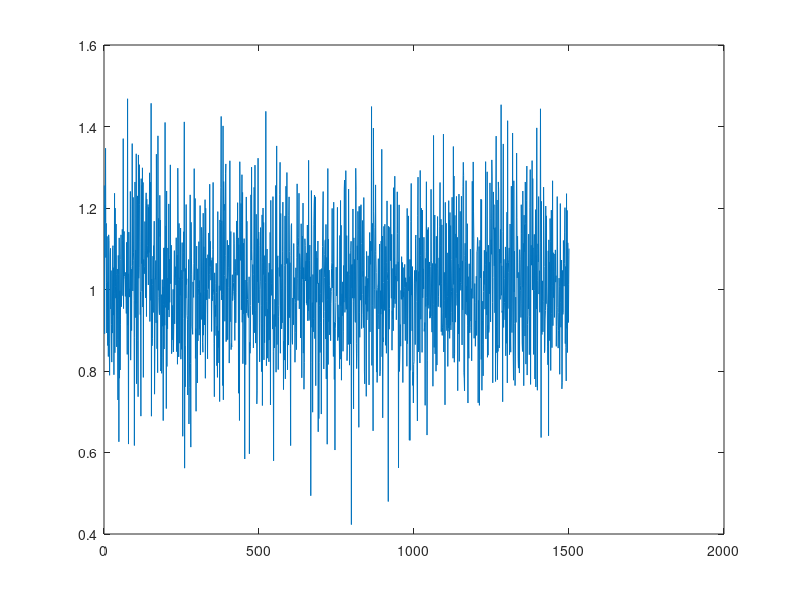
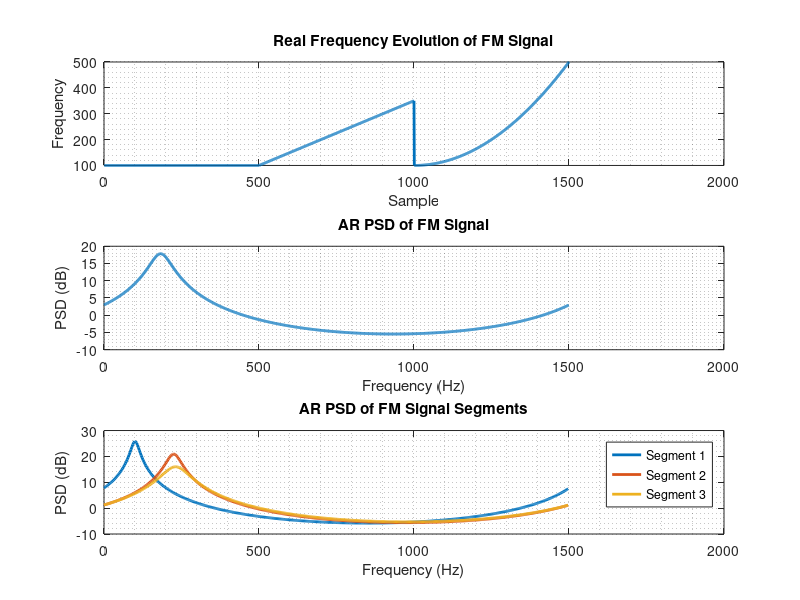

Recreate these plots in MATLAB, in order.
clear; close all;
%% Initialization

N = 1500;
var = 0.05;
fs = 1500;
noise = sqrt(var/2)*(randn(1, N) + 1i * randn(1, N));
freq_func = @(n) ((1 <= n) & (n <= 500)) .* 100 + ((501 <= n) & (n <= 1000)) .* (100 + (n - 500) / 2) + ((1001 <= n) & (n <= 1500)) .* (100 + ((n - 1000) / 25) .^ 2);
freqs = freq_func(1:N);
phases = cumsum(freqs);
y = exp( 1i * ( phases.*( (2*pi)/fs ) )) + noise;
n_segs = 3;
n_seg = 500;
ar_coef_est_seg = zeros(n_segs,2);
h_seg = zeros(n_segs,n_seg);
f_seg = zeros(n_segs,n_seg);
psd_seg = zeros(n_segs,n_seg);
figure
plot(abs(y))

%% AR Model

ar_coef_est = aryule(y, 1);
[h, f] = freqz(1, ar_coef_est, N, fs);
psd = abs(h) .^ 2;

for i = 1:n_segs
    ar_coef_est_seg(i,:) = aryule(y((i - 1) * n_seg + 1: i * n_seg), 1);
    [h_seg(i,:), f_seg(i,:)] = freqz(1, ar_coef_est_seg(i,:), n_seg, fs);
    psd_seg(i,:) = abs(h_seg(i,:)) .^ 2;
end

%% Plot Graphs

figure
subplot(3,1,1)
plot(freqs, 'LineWidth',2)
grid minor
title('Real Frequency Evolution of FM Signal')
xlabel('Sample')
ylabel('Frequency')
subplot(3,1,2)
plot(f,pow2db(psd), 'LineWidth',2)
grid minor
title('AR PSD of FM Signal')
xlabel('Frequency (Hz)')
ylabel('PSD (dB)')
subplot(3,1,3)
for i = 1:n_segs
    plot(f_seg(i,:),pow2db(psd_seg(i,:)), 'LineWidth',2)
    hold on
end
grid minor
title('AR PSD of FM Signal Segments')
xlabel('Frequency (Hz)')
ylabel('PSD (dB)')
legend('Segment 1', 'Segment 2', 'Segment 3')
